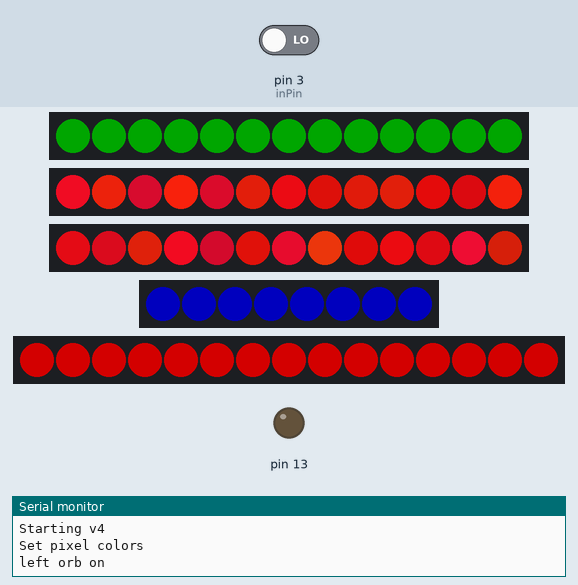
Recording of a sketch running on a simulated Arduino Mega 2560, built with avr-gcc and run on an emulated ATmega2560. Parts: 3 × 13 RGB LEDs in strip order, left to right, 8 RGB LEDs in strip order, left to right, 15 RGB LEDs in strip order, left to right, output pins drawn as LEDs (lit = HIGH), the last lines printed to the serial monitor. Inputs (shaded band) come from the test bench; at power-on: pin 3 (inPin) LOW. Dim RGB values are drawn brighter than linear; random numbers use the default seed unless the sketch sets one.

Above: at 5.0 s.
6.3 s: pin 3 (inPin) driven HIGH
At 6.8 s:
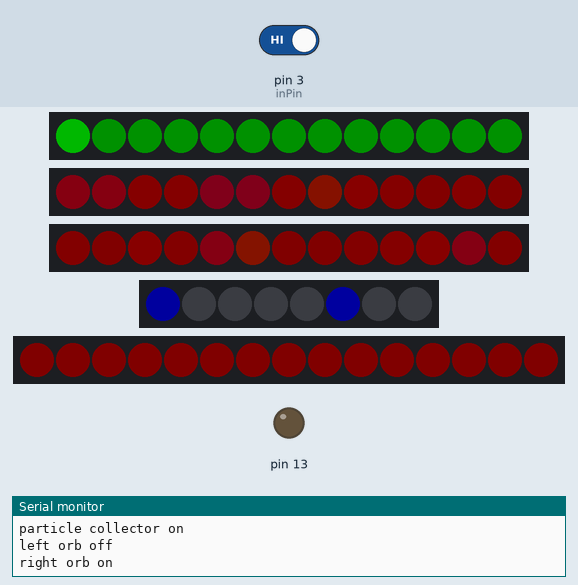
7.9 s: pin 3 (inPin) driven LOW
At 8.7 s:
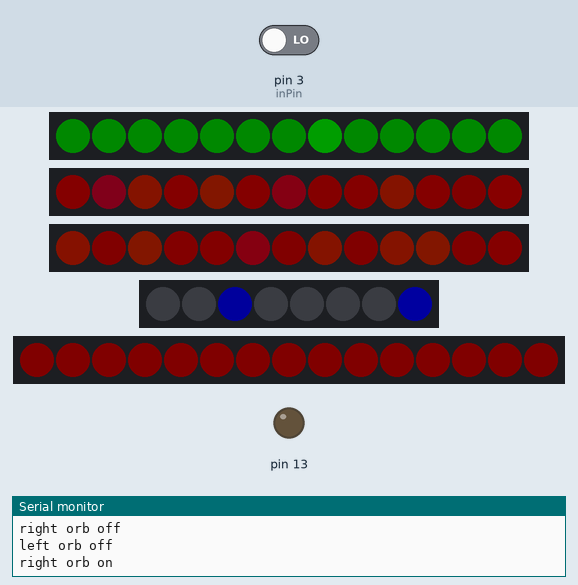
9.4 s: pin 3 (inPin) driven HIGH
At 10.4 s:
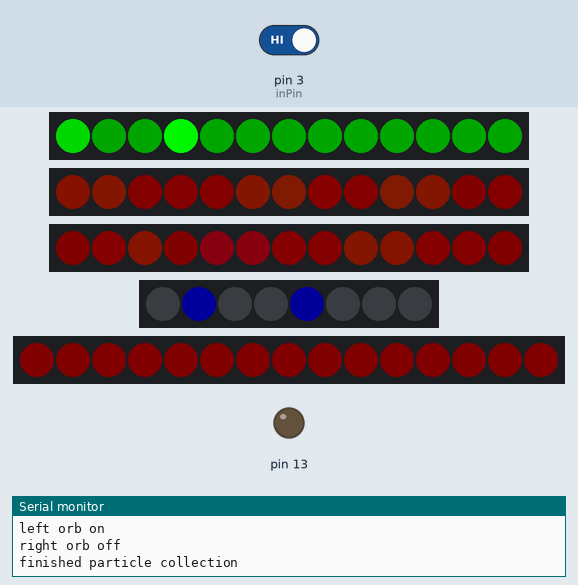
Timing chart, 0 to 16.9 s (numbered marks = the images above; inputs shaded):
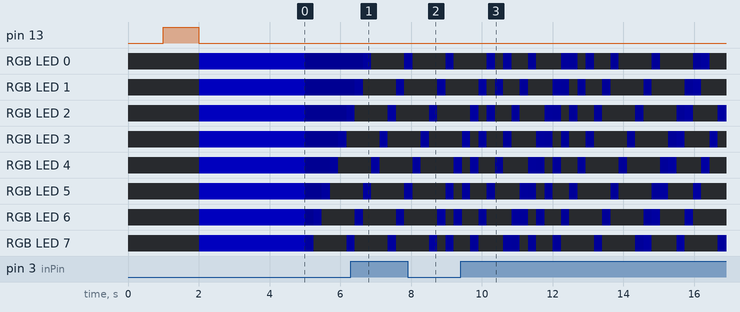

The sketch:

MoSF_pp.ino
```cpp
#include <Adafruit_NeoPixel.h>
#include <hsv2rgb.h>
#include "RNLightsNeoPixel.h"


const uint8_t particleCollector = 0;
const uint8_t leftOrb = 1;
const uint8_t rightOrb = 2;
const uint8_t engine = 3;
const uint8_t fuelTank = 4;

const uint8_t CONTROLS = 5;

// Special in pins:
//  -1 = always on
//  -2 = on if (millis() % 1000) < 500)
//  -3 = on if (millis() % 1000) >= 500)
//  -4 = on if (millis() % 16000 < 8000)
const int8_t inPin[] = {
   3, -2, -3, 1, 1};
//  -4, -2, -3, -4, -4};
const uint8_t outPin [] = {
  15, 17, 19, 21, 23 };
const uint8_t numLEDs [] = {
  13, 13, 13, 8, 15 };

float level[CONTROLS];
const uint16_t rampUp [] = {
  1000, 300, 300, 4000, 2000};
const uint16_t rampDown [] = {
  1000, 300, 300, 1500, 4000};
const uint8_t brightnessOn [] = {
  255, 200, 200, 255, 80};
const uint8_t brightnessOff [] = {
  40,  10, 10,  60, 10};

const char* name[] = {
  "particle collector", "left orb", "right orb", "engine", "fuel tank" };

Adafruit_NeoPixel strip[CONTROLS] =
{
  Adafruit_NeoPixel(numLEDs[0], outPin[0], NEO_GRB + NEO_KHZ800),
  Adafruit_NeoPixel(numLEDs[1], outPin[1], NEO_GRB + NEO_KHZ800),
  Adafruit_NeoPixel(numLEDs[2], outPin[2], NEO_GRB + NEO_KHZ800),
  Adafruit_NeoPixel(numLEDs[3], outPin[3], NEO_GRB + NEO_KHZ800),
  Adafruit_NeoPixel(numLEDs[4], outPin[4], NEO_GRB + NEO_KHZ800)};

RNLightsNeoPixel lights[CONTROLS] =
{
  RNLightsNeoPixel(strip[0]),
  RNLightsNeoPixel(strip[1]),
  RNLightsNeoPixel(strip[2]),
  RNLightsNeoPixel(strip[3]),
  RNLightsNeoPixel(strip[4]),
};


uint8_t on[CONTROLS];
unsigned long lastUpdate;
uint8_t minimumParticleCollector = 40;
unsigned long tick = 0;

void p(char *fmt, ... ){
  char tmp[256]; // resulting string limited to 128 chars
  va_list args;
  va_start (args, fmt );
  vsnprintf(tmp, 256, fmt, args);
  va_end (args);
  Serial.print(tmp);
}
CHSV hsv;
CRGB rgb;


float easeInOutQuad(float t) {
  t = t*2;
  if (t < 1)
    return t*t/2;
  t -= 2;
  return 1-t*t/2;
}

float easeInOutCubic(float t) {
  t = t*2;
  if (t < 1)
    return t*t*t/2;
  t -= 2;
  return 1+t*t*t/2;
}

void setOrbColor(uint8_t control, uint16_t pixel) {
  uint16_t hue = (random(32) + 256 - 16) % 256;
  hsv.h = hue;
  hsv.v = random(64) + 128 + 64;
  hsv.s = 200;
  hsv2rgb_rainbow(hsv,rgb);
  hsv.s = 255;
  hsv.v = 255;
  lights[control].setPixelColor(pixel, rgb.r, rgb.g, rgb.b);
}

void setup() {
  delay(1000);
  Serial.begin(115200);
  pinMode(13, OUTPUT);
  digitalWrite(13, HIGH);

  Serial.println("Starting v4");
  delay(1000);
  digitalWrite(13, LOW);
  hsv.s = 255;
  hsv.v = 255;
  lights[fuelTank].setAllPixelColors(128,0,0);
  lights[engine].setAllPixelColors(0,0,80);
  for(int i = 0; i < numLEDs[leftOrb]; i++)
    setOrbColor(leftOrb, i);
  for(int i = 0; i < numLEDs[rightOrb]; i++)
    setOrbColor(rightOrb, i);

  lights[particleCollector].setAllPixelColors(0,minimumParticleCollector,0);

  Serial.println("Set pixel colors");

  for(int i = 0; i < CONTROLS; i++) {
    int8_t pin = inPin[i];
    if (pin >= 0)
      pinMode(pin, INPUT);
    on[i] = 0;
    level[i] = 0.0f;
    if (getInput(i))
      p("%s on\n", name[i]);
    lights[i].show();
  }

  for(int i = 0; i <= 255; i++) {
    lights[fuelTank].setBrightness(i);
    lights[fuelTank].show();
    delay(10);
  }
  delay(100);
  lastUpdate = millis();
}

void showStrips() {
  for(int i = 0; i < CONTROLS; i++) {

    float lvl = level[i];
    if (i == leftOrb || i == rightOrb)
      lvl *= level[engine];
    int brightness;
//    brightness = (brightnessOn[i] - brightnessOff[i]) * lvl + brightnessOff[i];
    brightness = (brightnessOn[i] - brightnessOff[i]) * easeInOutQuad(lvl) + brightnessOff[i];
    lights[i].setBrightness(brightness);
    lights[i].show();
  }
}

uint8_t getInput(uint8_t control) {
  int8_t pin = inPin[control];
  switch (pin) {
  case -1:
    return true;
  case -2:
    return (millis() % 1000) < 500;
  case -3:
    return (millis() % 1000) >= 500;
  case -4:
    return (millis() % 16000) < 8000;
  default:
    return digitalRead(pin);
  }
}


bool collectingParticle = false;
//void updateComputer() {
//  if (tick % 3 != 0)
//    return;
//  Serial.println("Updating computer");
//  for(int i = 0; i < numLEDs[computer]; i++) {
//    p("%3d ", lights[computer].getPixelGreen(i));
//  }
//  lights[computer].rotate(true);
//  lights[computer].fade(10,200);
//  uint16_t pixel = random(numLEDs[computer]);
//  hsv.h = random(256);
//  hsv2rgb_rainbow(hsv,rgb);
//  lights[computer].setPixelColor(pixel, rgb.r, rgb.g, rgb.b);
//}


int engineTick = 0;
void updateEngine() {
  if (level[engine] < 0.3) {
    if (tick % 4 != 0)
      return;
  }
  else  if (level[engine] < 0.7) {
    if (tick % 3 != 0)
      return;
  }
  else  if (level[engine] < 0.9) {
    if (tick % 2 != 0)
      return;
  }
  else if (tick % 3 == 0)
    return;

  int mode = engineTick++;
  lights[engine].shift(false);
  uint16_t pixel = numLEDs[engine]-1;
  uint8_t brightness = 100+random(50);
  if (mode % 5 == 0 || random(8) == 0) {
    uint8_t b2 = brightness * level[engine];
    if (on[engine])
      lights[engine].setPixelColor(pixel,b2, b2, brightness);
    else
      lights[engine].setPixelColor(pixel, 0,0, brightness);
  }
  else {
    if (on[engine])
      lights[engine].setPixelColor(pixel,0, 0, brightness-20);
  }
}


void rotateUpAllButFirst(uint8_t control) {
  uint16_t lastLED = numLEDs[control]-1;
  uint8_t r,g,b;
  lights[control].getPixelColor(lastLED, r, g, b);
  for(int i = lastLED; i > 1 ; i--)
    lights[control].copyPixelColor(i-1,i);
  lights[control].setPixelColor(1, r, g, b);
}

void rotateDownAllButFirst(uint8_t control) {
  uint16_t lastLED = numLEDs[control]-1;
  uint8_t r,g,b;
  lights[control].getPixelColor(1, r, g, b);
  for(int i = 1; i < lastLED; i++)
    lights[control].copyPixelColor(i+1,i);
  lights[control].setPixelColor(lastLED, r, g, b);
}

void updateOrb(uint8_t control) {
  if (control == leftOrb)
    rotateUpAllButFirst(control);
  else
    rotateDownAllButFirst(control);
  uint8_t pixel = random(numLEDs[control]);
  setOrbColor(control, pixel);
}


void updateParticleCollector() {

  rotateDownAllButFirst(particleCollector);

  if (!collectingParticle && on[particleCollector] && random(8) == 0) {
    collectingParticle = true;
  }
  uint16_t g;
  if (collectingParticle) {
    g = lights[particleCollector].getPixelGreen(0);

    if (on[particleCollector]) {
      if (g == 255) {
        uint8_t p = 1+random(12);
        lights[particleCollector].copyPixelColor(0,p);
        lights[particleCollector].setPixelColor(0, 0, minimumParticleCollector, 0);
        collectingParticle = false;
        Serial.println("finished particle collection");
      }
      else {
        g = min(255, g + 20);
        lights[particleCollector].setPixelColor(0, 0, g, 0);
      }
    }
    else {
      g =  max(minimumParticleCollector, g-20);
      lights[particleCollector].setPixelColor(0, 0,g, 0);
      if (g <= minimumParticleCollector)
        collectingParticle = false;
    }
  }
  g = lights[particleCollector].getPixelGreen(0);
  lights[particleCollector].fade(5, minimumParticleCollector);
  lights[particleCollector].setPixelColor(0, 0, g, 0);
}

void loop() {
  uint8_t value;
  unsigned long ms = millis();
  float delta = (float)(ms - lastUpdate);
  lastUpdate = ms;
  for(int i = 0; i < CONTROLS; i++) {
    uint8_t value = getInput(i);
    if (on[i] != value) {
      on[i] = value;
      if (value)
        p("%s on\n", name[i]);
      else
        p("%s off\n", name[i]);
    }
    else if (value) {
      if (level[i] < 1.0f) {
        level[i] += delta / rampUp[i];
        if (level[i] > 1.0f)
          level[i] = 1.0f;
      }
    }
    else {
      if (level[i] > 0.0f) {
        level[i] -= delta / rampDown[i];
        if (level[i] < 0.0f)
          level[i] = 0.0f;
      }
    }
  }
  updateParticleCollector();
  updateOrb(leftOrb);
  updateOrb(rightOrb);
  updateEngine();
  showStrips();
  delay(50);
  tick++;
}
```

RNLights.cpp
```cpp
// (licence header left out)
#include "RNLights.h"
#include <stdlib.h>

//
RNLights::RNLights(uint16_t numPixels) :
numPixels(numPixels) {
  pixels = (uint8_t*)malloc(numPixels * 3);
  reset();
}

RNLights::~RNLights() {
  free(pixels);
}

void RNLights::reset() {
  fullBrightness = true;
  brightness = 0;
  for(int i = 0; i < numPixels*3; i++)
    pixels[i] = 0;
  offset = 0;
}

void RNLights::fade(uint8_t amount, uint8_t minimum) {

  for(int i = 0; i < numPixels*3; i++) {
    uint8_t v = pixels[i];
    if (v <= minimum) continue;
    uint8_t newValue = v-amount;
    if (newValue <= minimum)
      pixels[i] = minimum;
    else
      pixels[i] = v-amount;
  }
}

void RNLights::fadeMultiply(uint8_t amount, uint8_t minimum) {

  for(int i = 0; i < numPixels*3; i++) {
    uint8_t v = pixels[i];
    if (v <= minimum) continue;
    uint16_t v16 = v;
    v = (v16 * amount) >> 8;
    if (v <= minimum)
      pixels[i] = minimum;
    else
      pixels[i] = v;
  }
}

void RNLights::rotate(bool up) {
  // if up, what was v[i] should now be at v[i+1]
  if (up) {
    if (offset == 0)
      offset = numPixels-1;
    else offset--;
  }
  else  if (offset == numPixels-1)
    offset = 0;
  else
    offset++;
}
void RNLights::shift(bool up) {
  rotate(up);
  if (up)
    setPixelColor(0, 0, 0, 0);
  else
    setPixelColor(numPixels-1, 0, 0, 0);
}


void RNLights::setPixelColor(uint16_t pixel, uint8_t red, uint8_t green, uint8_t blue) {
  pixel = 3*((pixel+offset) % numPixels);
  pixels[pixel] = red;
  pixels[pixel+1] = green;
  pixels[pixel+2] = blue;
}
void RNLights::setAllPixelColors(uint8_t red, uint8_t green, uint8_t blue) {
  uint8_t *p = pixels;
  uint8_t * pixelsEnd = p + numPixels*3;
  while(p < pixelsEnd) {
    *p++ = red;
    *p++ = green;
    *p++ = blue;
  }
}

void RNLights::getPixelColor(uint16_t pixel, uint8_t &red, uint8_t &green, uint8_t &blue) {
  pixel = 3*((pixel+offset) % numPixels);
  red = pixels[pixel];
  green = pixels[pixel+1];
  blue = pixels[pixel+2];
}

void RNLights::copyPixelColor(uint16_t fromPixel, uint16_t toPixel) {
  fromPixel = 3*((fromPixel+offset) % numPixels);
  toPixel = 3*((toPixel+offset) % numPixels);
  pixels[toPixel++] = pixels[fromPixel++];
  pixels[toPixel++] = pixels[fromPixel++];
  pixels[toPixel] = pixels[fromPixel];
}

uint8_t RNLights::getPixelRed(uint16_t pixel) {
  pixel = 3*((pixel+offset) % numPixels);
  return pixels[pixel];
}
uint8_t RNLights::getPixelGreen(uint16_t pixel)  {
  pixel = 3*((pixel+offset) % numPixels);
  return pixels[pixel+1];
}

uint8_t RNLights::getPixelBlue(uint16_t pixel)  {
  pixel = 3*((pixel+offset) % numPixels);
  return pixels[pixel+2];
}

void RNLights::setBrightness(uint16_t amount) {
  if(amount == 256)
    fullBrightness = true;
  else {
    fullBrightness = false;
    brightness = (uint8_t) amount;
  }
}
uint16_t RNLights::getBrightness() {
  if (fullBrightness)
    return 256;
  return brightness;
}

uint16_t RNLights::normalize(int16_t pixel) {
  while (pixel < 0)
    pixel += numPixels;
  if (pixel < numPixels)
    return pixel;
  return pixel % numPixels;
}

uint16_t RNLights::getNumPixels() {
  return numPixels;
}
```

RNLights.h
```cpp
// (licence header left out)
#ifndef __PlatformTest0__RNLights__
#define __PlatformTest0__RNLights__

#include <stdint.h>


class RNLights {

public:
    RNLights(uint16_t numPixels=219);
    ~RNLights();

    void setBrightness(uint16_t amount=256);
    uint16_t getBrightness();

    uint16_t getNumPixels();
    uint16_t normalize(int16_t pixel);
    void reset();
    void rotate(bool up);
    void shift(bool up);
    void fade(uint8_t amount=1, uint8_t minimum=0);
    void fadeMultiply(uint8_t amount=255, uint8_t minimum=0);
    void setPixelColor(uint16_t pixel, uint8_t red, uint8_t green, uint8_t blue);
    void setAllPixelColors(uint8_t red, uint8_t green, uint8_t blue);
    void getPixelColor(uint16_t pixel, uint8_t &red, uint8_t &green, uint8_t &blue);
     void copyPixelColor(uint16_t fromPixel, uint16_t toPixel);

    uint8_t getPixelRed(uint16_t pixel);
    uint8_t getPixelGreen(uint16_t pixel);
    uint8_t getPixelBlue(uint16_t pixel);

protected:
    const uint16_t numPixels;
    uint16_t offset;
    bool fullBrightness;
    uint8_t brightness;

    // Note: pixel i is stored at pixel[(i+offset) % numPixels];
    uint8_t * pixels;
};

#endif /* defined(__PlatformTest0__RNLights__) */
```

RNLightsNeoPixel.cpp
```cpp
#include "RNLightsNeoPixel.h"

RNLightsNeoPixel::RNLightsNeoPixel(Adafruit_NeoPixel & strip) :
RNLights(strip.numPixels()), strip(strip) {
  strip.begin();
};

unsigned long RNLightsNeoPixel::show() {

  unsigned long ms_start = micros();
  if (fullBrightness)
    for(int i = 0; i < getNumPixels(); i++) {
      uint8_t r,g,b;
      getPixelColor(i, r, g, b);
      strip.setPixelColor(i, r, g, b);
    }
  else {
    uint16_t br = brightness;
    for(int i = 0; i < getNumPixels(); i++) {
      uint8_t r,g,b;
      getPixelColor(i, r, g, b);
      r = ( br * r ) >> 8;
      g = ( br * g ) >> 8;
      b = ( br * b ) >> 8;
      strip.setPixelColor(i, r, g, b);
    }
  }
  unsigned long ms_end = micros();

  strip.show();
  return ms_end - ms_start;
}
```

RNLightsNeoPixel.h
```cpp
// (licence header left out)
#ifndef __PlatformTest0__RNLightsNeoPixel__
#define __PlatformTest0__RNLightsNeoPixel__

#include <Arduino.h>
#include <Adafruit_NeoPixel.h>
#include "RNLights.h"

class RNLightsNeoPixel : public RNLights {

public:
    RNLightsNeoPixel(Adafruit_NeoPixel & strip);

    unsigned long show();

private:
   Adafruit_NeoPixel & strip;
};

#endif /* defined(__PlatformTest0__RNLightsNeoPixel__) */
```
